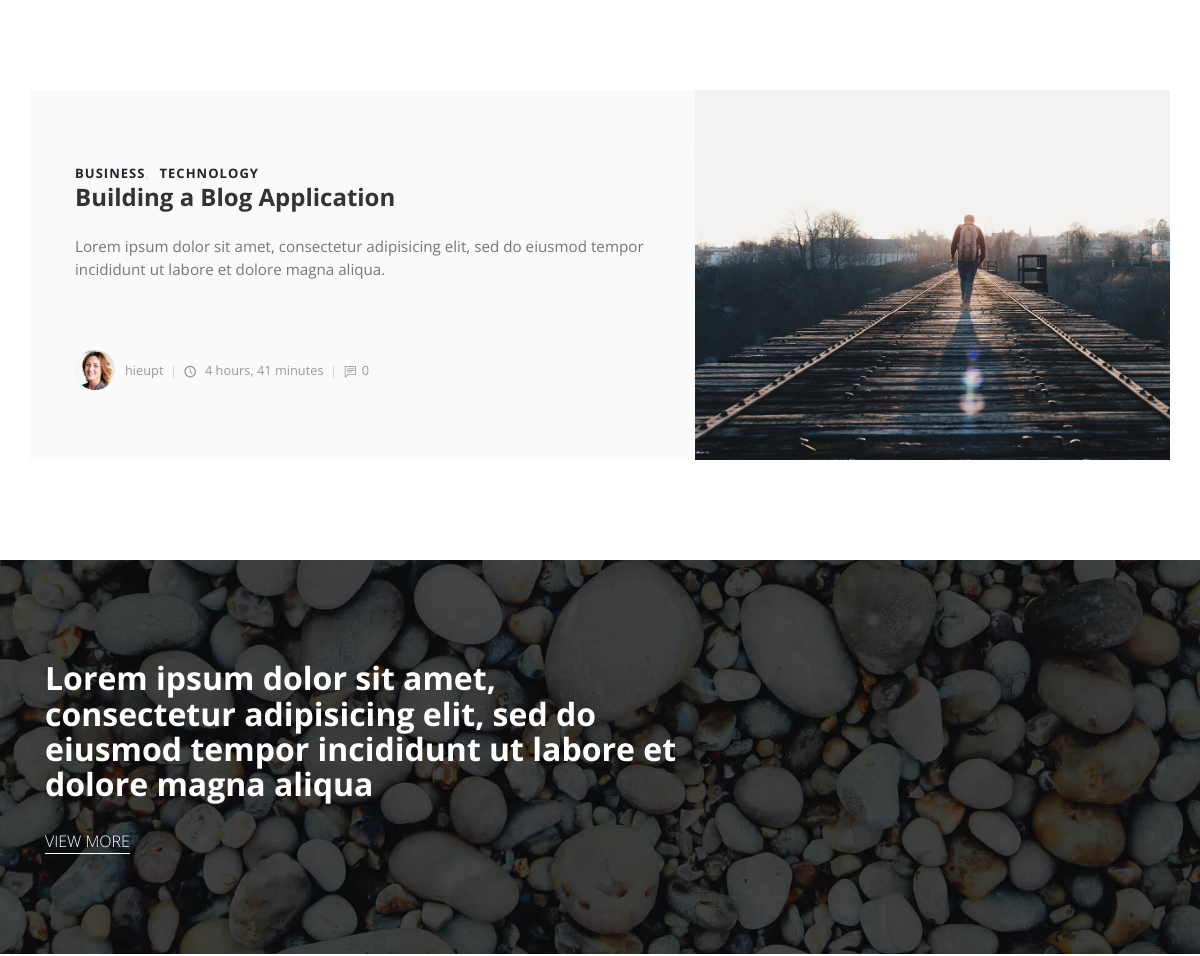
Before: / (middle part) with the older database file.
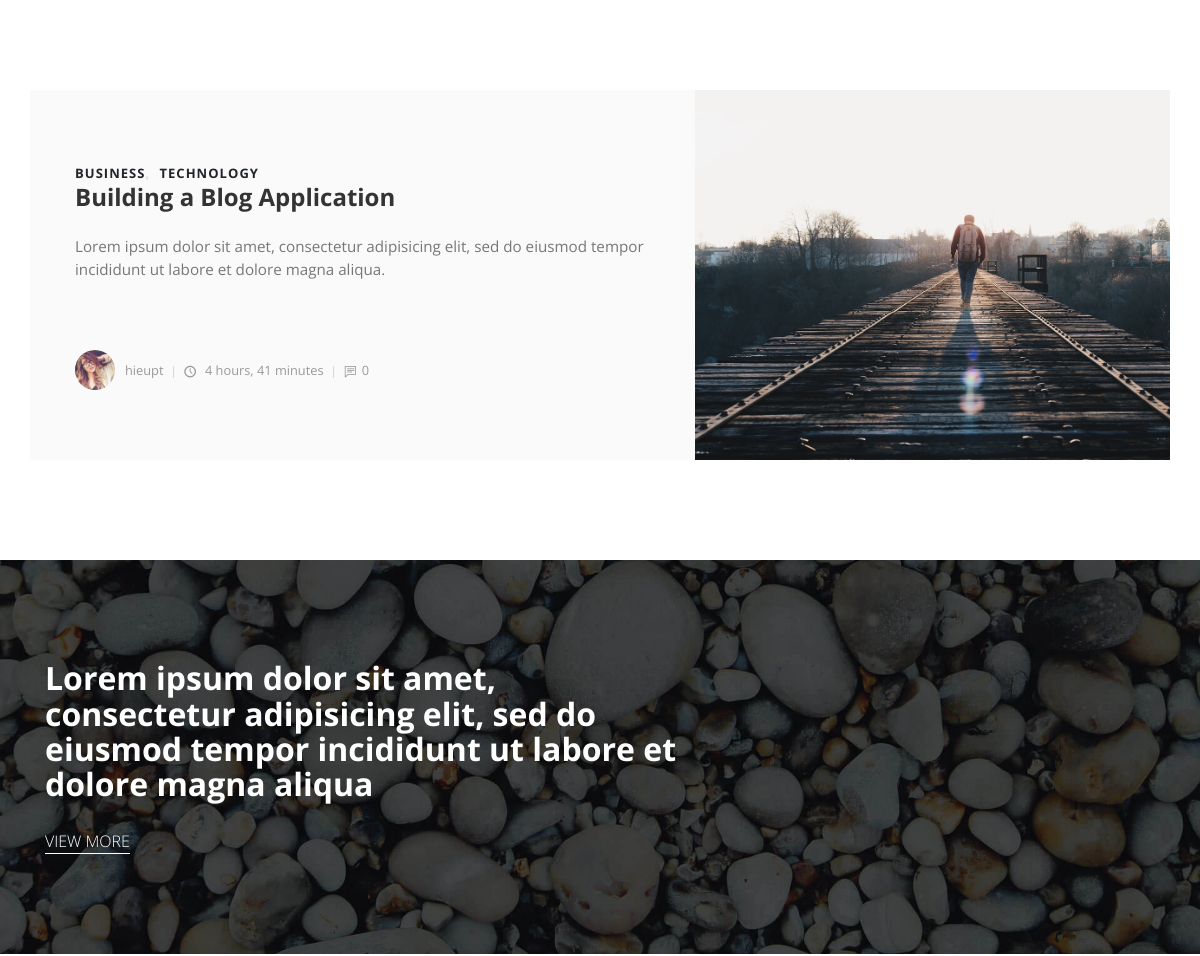
After: the same page with the newer database file.
### blog/models.py (models this page shows, shortened)
class Post(models.Model):
    title = models.CharField(_('title'), max_length=255)
    slug = models.SlugField(max_length=254, unique=True, blank=True, editable=True)
    author = models.ForeignKey(Author, on_delete=models.CASCADE, related_name='blog_posts')
    image = models.ImageField(_('image'), blank=True, null=True, upload_to='blog')
    text = RichTextField(_('text'))
    description = models.TextField(_('description'), blank=True, null=True)
    published = models.BooleanField(_('published'), default=False)
    categories = models.ManyToManyField(Category)
    created = models.DateTimeField(_('created'), auto_now_add=True)
    modified = models.DateTimeField(_('modified'), auto_now=True)
    pub_date = models.DateTimeField(_('publish date'), blank=True, null=True)
    featured = models.BooleanField(default=False)
    views = models.IntegerField(default=0)
    previous_post = models.ForeignKey('self', related_name='previous', on_delete=models.SET_NULL, blank=True, null=True)
    next_post = models.ForeignKey('self', related_name='next', on_delete=models.SET_NULL, blank=True, null=True)
    def get_absolute_url(self):
        return reverse("blog:post", args=[self.slug])
    class Meta:
        verbose_name = _('blog post')
        verbose_name_plural = _('blog posts')
        ordering = ['pub_date']

class Author(models.Model):
    user = models.OneToOneField(User, on_delete=models.CASCADE)
    profile_image = models.ImageField()
    def __str__(self):
        return self.user.username

### blog/views.py (the view)
# urls.py: path('', views.index, name = 'index'),
def index(request):
    featured = Post.objects.filter(featured = True)
    latest = Post.objects.order_by('-created')[0:3]
    if request.method == "POST":
        email = request.POST["email"]
        new_signup = Signup()
        new_signup.email = email
        new_signup.save()
    context = {
        'featured_post': featured,
        'most_recent': latest
    }
    return render(request, 'index.html',context)

### blog/models.py (called while the page is built)
    def __str__(self):
        return self.title

### templates/index.html (shortened to what this page needs)
{% extends "base.html" %}
{% load static %}
{% block content %}
    <section class="intro">
    </section>
    <section class="featured-posts no-padding-top">
      <div class="container">
        {% for post in featured_post %}
        <div class="row d-flex align-items-stretch">
          <div class="text col-lg-7">
            <div class="text-inner d-flex align-items-center">
              <div class="content">
                <header class="post-header">
                  <div class="category">
                  {% for cat in post.categories.all %}
                  <a href="#">{{ cat }}</a>
                  {% endfor %}
                  </div>
                  <a href="{{ post.get_absolute_url }}">
                    <h2 class="h4">{{post.title}}</h2>
                  </a>
                </header>
                <p>{{post.text|safe|truncatewords:30}}</p>
                <most_recent class="post-footer d-flex align-items-center"><a href="#" class="author d-flex align-items-center flex-wrap">
                    <div class="avatar"><img src="{{post.author.profile_image.url}}" alt="..." class="img-fluid"></div>
                    <div class="title"><span>{{post.author}}</span></div></a>
                  <div class="date"><i class="icon-clock"></i> {{ post.created|timesince }}</div>
                  <div class="comments"><i class="icon-comment"></i>{{post.comments.count}}</div>
              </div>
            </div>
          </div>
          {% if forloop.first or forloop.last %}
          <div class="image col-lg-5"><img src="{{post.image.url}}"" alt="..."></div>
          {% endif %}
        </div>
        {% endfor %}
      </div>
    </section>
    <section style="background: url({% static 'img/divider-bg.jpg' %}); background-size: cover; background-position: center bottom" class="divider">
      <div class="container">
        <div class="row">
          <div class="col-md-7">
            <h2>Lorem ipsum dolor sit amet, consectetur adipisicing elit, sed do eiusmod tempor incididunt ut labore et dolore magna aliqua</h2><a href="#" class="hero-link">View More</a>
          </div>
        </div>
      </div>
    </section>
{% endblock content %}

Changed rows visible on the page:
changed through a linked row, Post "Building a Blog Application": author.profile_image: a different picture
